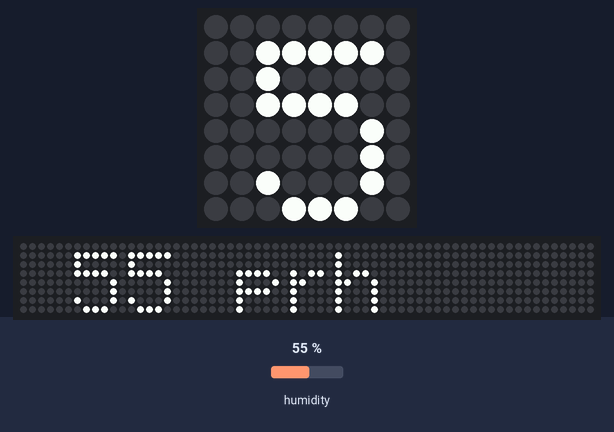
A program run on a simulated Raspberry Pi (BCM pin numbers) with a Sense HAT. Shown: the Sense HAT's 8×8 RGB LED matrix, a strip that is not on the board, showing the scrolling text unrolled. The inputs (shaded band) are chosen by the test bench; at power-on: humidity 55 %. The 64×8 strip is a reading aid, not a part: it shows the text the matrix is scrolling, unrolled, one strip-width of it at a time.

Above: at 3.28 s.
3.3 s: humidity set to 22 %
At 9.61 s:
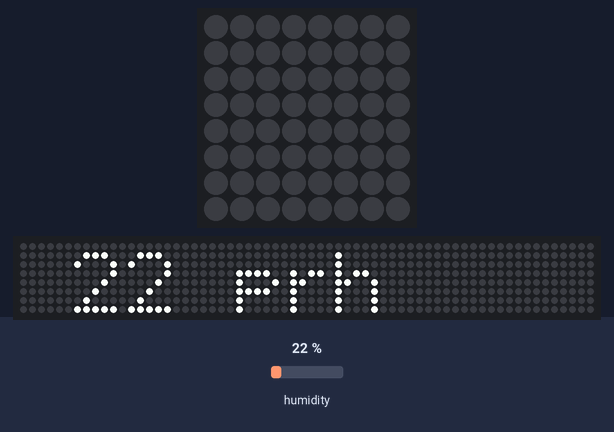
11.2 s: humidity set to 40 %
At 16.54 s:
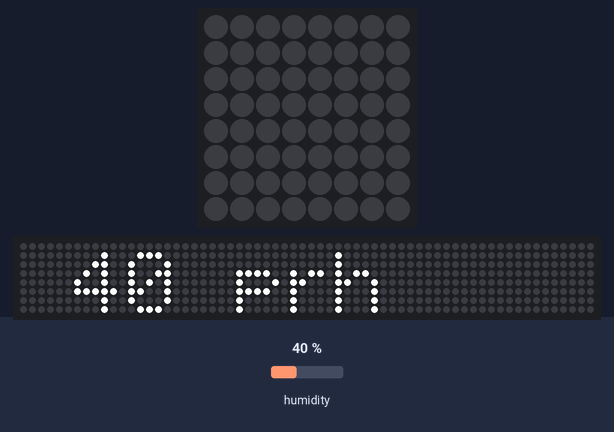
19.1 s: humidity set to 68 %
At 23.48 s:
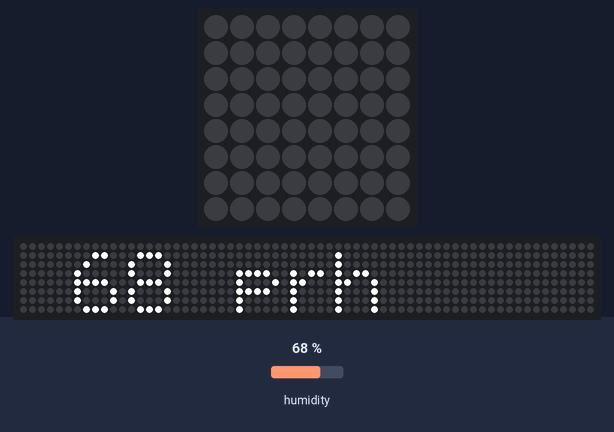

The program:

sense_repeat_hum.py
```python
from sense_hat import SenseHat

sense = SenseHat()

sense.clear(0, 0, 0,)

while True:
    from time import sleep
    import math
    sleep(2)
    sense.show_message(" %s prh" % (math.ceil((sense.get_humidity)())))
```
